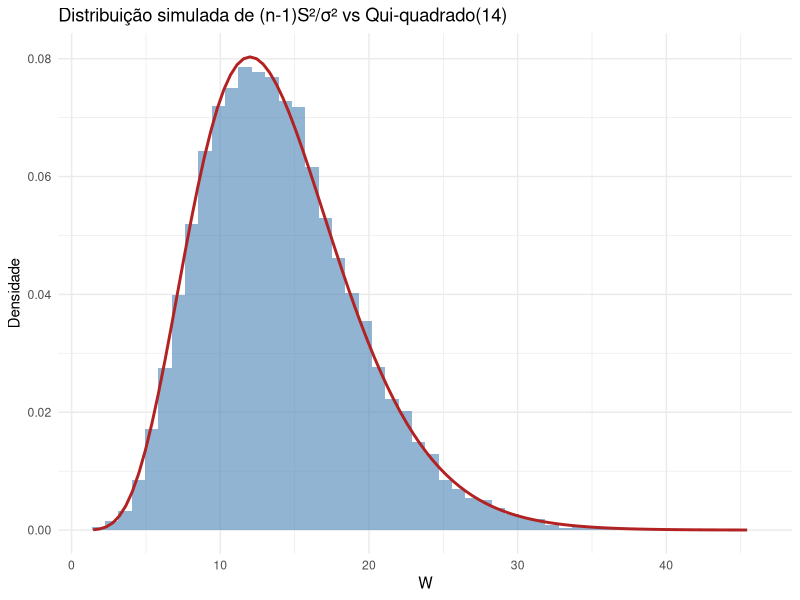
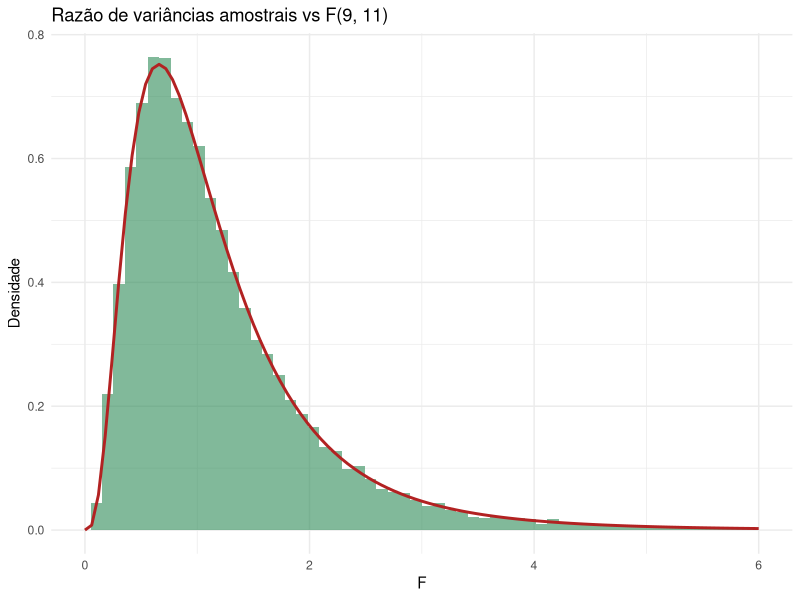
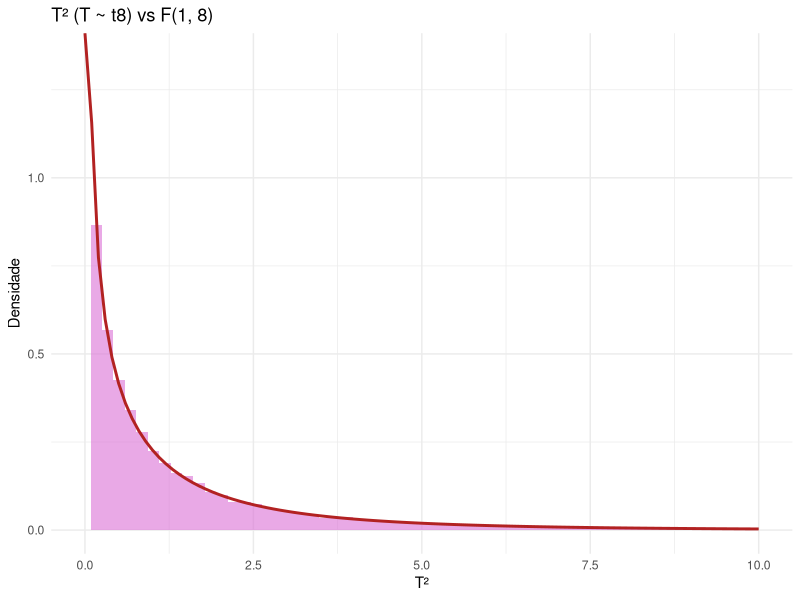

R code for these plots, in order:
## ---- chunk 1
library(ggplot2)

set.seed(42)
n <- 15
sigma2 <- 4
n_sim <- 20000

# Gera n_sim amostras de tamanho n de uma N(0, sigma2) e calcula (n-1)*S^2/sigma2
W_sim <- replicate(n_sim, {
  amostra <- rnorm(n, mean = 0, sd = sqrt(sigma2))
  s2 <- var(amostra)
  (n - 1) * s2 / sigma2
})

dados_chisq <- data.frame(W = W_sim)

ggplot(dados_chisq, aes(x = W)) +
  geom_histogram(aes(y = after_stat(density)), bins = 50, fill = "steelblue", alpha = 0.6) +
  stat_function(fun = dchisq, args = list(df = n - 1), color = "firebrick", linewidth = 1) +
  labs(title = paste0("Distribuição simulada de (n-1)S²/σ² vs Qui-quadrado(", n - 1, ")"),
       x = "W", y = "Densidade") +
  theme_minimal()
## ---- chunk 2
w_ref <- 20

p_teorica <- pchisq(w_ref, df = n - 1)
p_simulada <- mean(W_sim <= w_ref)

data.frame(
  Metodo = c("Qui-quadrado teórica", "Proporção simulada"),
  `P(W <= 20)` = c(p_teorica, p_simulada)
)
## ---- chunk 3
n1 <- 10
n2 <- 12
sigma1_2 <- 4
sigma2_2 <- 9

F_sim <- replicate(n_sim, {
  amostra1 <- rnorm(n1, mean = 0, sd = sqrt(sigma1_2))
  amostra2 <- rnorm(n2, mean = 0, sd = sqrt(sigma2_2))
  (var(amostra1) / sigma1_2) / (var(amostra2) / sigma2_2)
})

dados_F <- data.frame(F = F_sim)

ggplot(dados_F, aes(x = F)) +
  geom_histogram(aes(y = after_stat(density)), bins = 60, fill = "seagreen", alpha = 0.6) +
  stat_function(fun = df, args = list(df1 = n1 - 1, df2 = n2 - 1), color = "firebrick", linewidth = 1) +
  xlim(0, 6) +
  labs(title = paste0("Razão de variâncias amostrais vs F(", n1 - 1, ", ", n2 - 1, ")"),
       x = "F", y = "Densidade") +
  theme_minimal()
## ---- chunk 4
f_ref <- 2.5

p_teorica_F <- pf(f_ref, df1 = n1 - 1, df2 = n2 - 1)
p_simulada_F <- mean(F_sim <= f_ref)

data.frame(
  Metodo = c("F teórica", "Proporção simulada"),
  `P(F <= 2.5)` = c(p_teorica_F, p_simulada_F)
)
## ---- chunk 5
r <- 8

T_sim <- replicate(n_sim, {
  y <- rnorm(1)
  u <- rchisq(1, df = r)
  y / sqrt(u / r)
})

T2_sim <- T_sim^2

dados_t2 <- data.frame(T2 = T2_sim)

ggplot(dados_t2, aes(x = T2)) +
  geom_histogram(aes(y = after_stat(density)), bins = 60, fill = "orchid", alpha = 0.6) +
  stat_function(fun = df, args = list(df1 = 1, df2 = r), color = "firebrick", linewidth = 1) +
  xlim(0, 10) +
  labs(title = paste0("T² (T ~ t", r, ") vs F(1, ", r, ")"),
       x = "T²", y = "Densidade") +
  theme_minimal()
